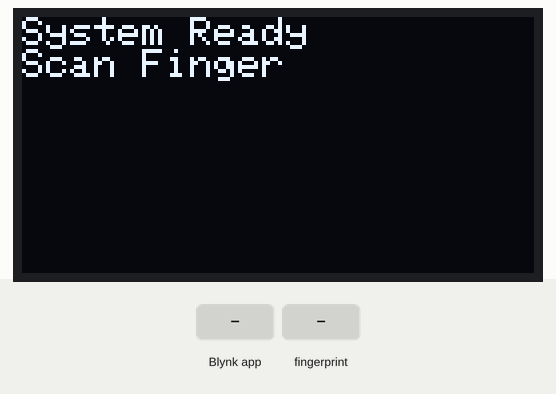
This program was run on a simulated ESP32. Shown: 128×64 one-colour display. The test bench sets the inputs (shaded band). WiFi joins after 1.5 s; servers stay silent unless stated; uploads are accepted with an empty reply; the local clock reads 2024-03-15 10:24:30 at power-on unless the program sets it; what the program prints to the serial monitor is not drawn.

Above: at 4.2 s.
4.3 s: Blynk app writes 1 to V1
At 4.9 s:
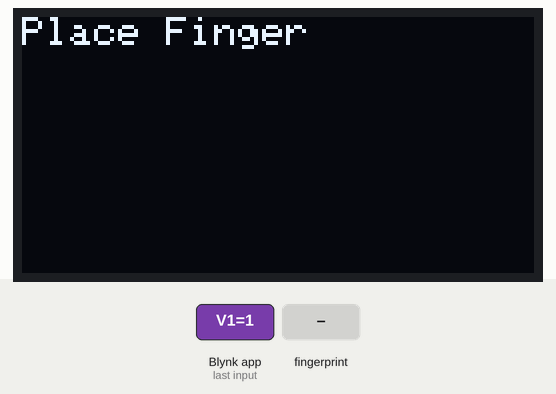
5.8 s: finger stored as number 1 placed on the sensor
At 7.5 s:
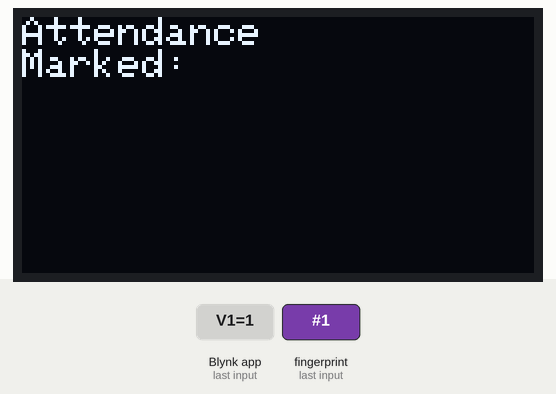
7.8 s: Blynk app writes 1 to V0
At 8.8 s:
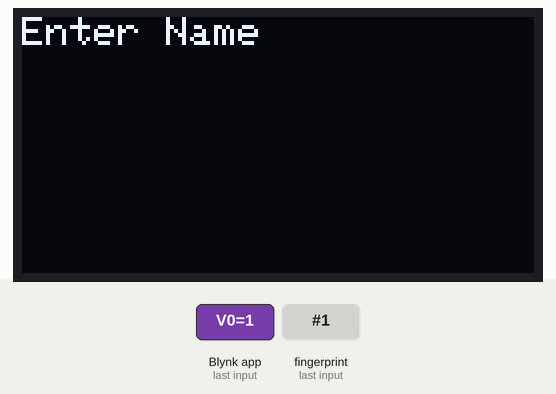
9.3 s: Blynk app writes 200 to V1
At 9.9 s:
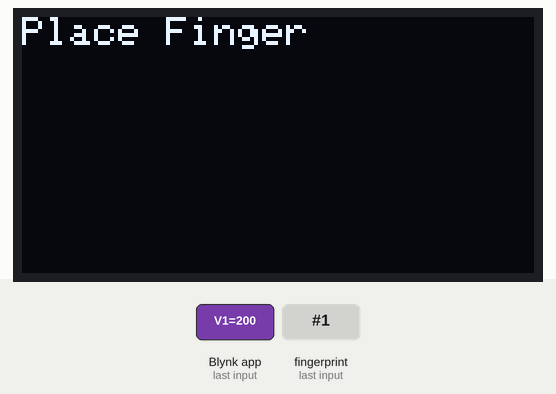
10.8 s: finger stored as number 1 placed on the sensor
At 12.3 s:
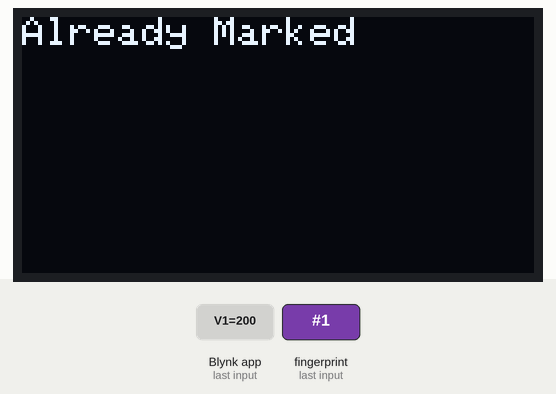
12.6 s: Blynk app writes 200 to V0
At 13.6 s:
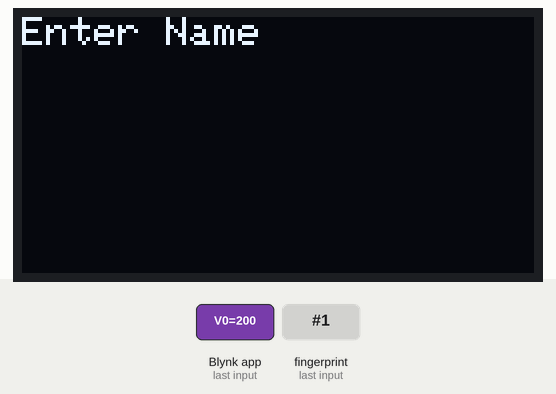
Timing chart, 0 to 15.1 s (numbered marks = the images above; inputs shaded):
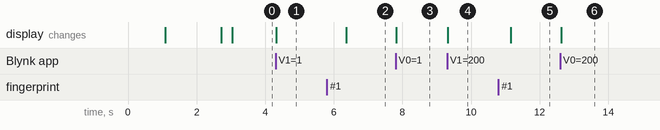

The program:

main.cpp
```cpp
/*******************************************************
 * Project: IoT Fingerprint Attendance System
 * Hardware: ESP32 + AS608 + OLED 0.96"
 * Cloud: Blynk + Google Sheets
 *******************************************************/

#define BLYNK_TEMPLATE_ID "TMPL6QzJtx4fV"
#define BLYNK_TEMPLATE_NAME "Fingerprint Attendance System"
#define BLYNK_AUTH_TOKEN "SUmGJS-2acHjOma3I7ieJaSzsdawXPcp"

#include <Wire.h>
#include <Adafruit_GFX.h>
#include <Adafruit_SSD1306.h>
#include <Adafruit_Fingerprint.h>
#include <WiFi.h>
#include <HTTPClient.h>
#include <BlynkSimpleEsp32.h>
#include <time.h>

// ---------------- WiFi & NTP ----------------
const char* ssid = "Warning";
const char* password = "Rohan1808";
const char* ntpServer = "pool.ntp.org";
const long gmtOffset_sec = 5*3600;   // Pakistan GMT+5
const int daylightOffset_sec = 0;

// ---------------- Google Sheets ----------------
const char* GOOGLE_URL = "https://script.google.com/macros/s/AKfycbyymSk3q1GZhldUBV8mJGpc7JuDoosStaIkitAyxZYenrHp6vhsUWugv2IZHVLhWcQ/exec"; // Deploy your Apps Script

// ---------------- Blynk Variables ----------------
bool enrollMode = false;
bool attendanceMode = false;
String newUserName = "";

// ---------------- OLED Setup ----------------
#define SCREEN_WIDTH 128
#define SCREEN_HEIGHT 64
#define OLED_RESET -1
Adafruit_SSD1306 display(SCREEN_WIDTH, SCREEN_HEIGHT, &Wire, OLED_RESET);

// ---------------- Fingerprint Setup ----------------
#define RX_PIN 16
#define TX_PIN 17
HardwareSerial mySerial(2);
Adafruit_Fingerprint finger(&mySerial);

// ---------------- User Storage ----------------
#define MAX_USERS 50
String userNames[MAX_USERS];           // Finger ID -> Name
String lastAttendanceDate[MAX_USERS];  // Track last attendance date to prevent duplicates

// ---------------- Function Prototypes ----------------
String getCurrentDateTime();
void sendData(int id);
void startEnrollment(String name);
void scanFingerprint();
void oledMessage(String line1, String line2);

// ---------------- Blynk Callbacks ----------------
BLYNK_WRITE(V0){ enrollMode = param.asInt(); }       // Enroll button
BLYNK_WRITE(V1){ attendanceMode = param.asInt(); }  // Attendance button
BLYNK_WRITE(V4){ newUserName = param.asStr(); }     // Name input

// ---------------- Setup ----------------
void setup() {
  Serial.begin(115200);

  // OLED Init
  if(!display.begin(SSD1306_SWITCHCAPVCC, 0x3C)){
    Serial.println("SSD1306 allocation failed");
    for(;;);
  }
  display.clearDisplay();
  oledMessage("System Booting", "Please wait...");

  // Fingerprint sensor init
  mySerial.begin(57600, SERIAL_8N1, RX_PIN, TX_PIN);
  finger.begin(57600); // returns void

  // Verify sensor
  uint8_t p = finger.getTemplateCount();
  if (p != FINGERPRINT_OK){
      oledMessage("Fingerprint", "Sensor Error!");
      Serial.println("Fingerprint sensor not found!");
      while(1);
  }
  Serial.println("Fingerprint sensor ready!");
  Serial.println("Templates stored: " + String(finger.templateCount));

  // WiFi
  WiFi.begin(ssid, password);
  oledMessage("Connecting", "to WiFi...");
  while (WiFi.status() != WL_CONNECTED) {
    Blynk.run(); // keep Blynk alive
    delay(200);
    Serial.print(".");
  }
  oledMessage("WiFi Connected", WiFi.localIP().toString());

  // NTP Time
  configTime(gmtOffset_sec, daylightOffset_sec, ntpServer);
  struct tm timeinfo;
  Serial.println("Waiting for NTP time...");
  while(!getLocalTime(&timeinfo)){
      delay(500);
      Serial.print(".");
  }
  Serial.println("Time synced!");

  // Blynk
  Blynk.begin(BLYNK_AUTH_TOKEN, ssid, password);

  oledMessage("System Ready", "Scan Finger");
}

// ---------------- Loop ----------------
void loop() {
  Blynk.run();

  // Enrollment workflow
  if(enrollMode){
    if(newUserName == ""){
      Blynk.virtualWrite(V2, "Enter Name First!");
      oledMessage("Enter Name", "");
    } else {
      startEnrollment(newUserName);
      newUserName = "";
    }
    enrollMode = false;
  }

  // Attendance workflow
  if(attendanceMode){
    scanFingerprint();
    attendanceMode = false;
  }
}

// ---------------- OLED ----------------
void oledMessage(String line1, String line2){
  display.clearDisplay();
  display.setTextSize(1);
  display.setTextColor(SSD1306_WHITE);
  display.setCursor(0,0);
  display.println(line1);
  display.println(line2);
  display.display();
}

// ---------------- Time ----------------
String getCurrentDateTime(){
  struct tm timeinfo;
  if(!getLocalTime(&timeinfo)){
    Serial.println("Failed to obtain time");
    return "00-00-0000|00:00";
  }
  char dateStr[11];
  char timeStr[6];
  strftime(dateStr, sizeof(dateStr), "%d-%m-%Y", &timeinfo);
  strftime(timeStr, sizeof(timeStr), "%H:%M", &timeinfo);
  return String(dateStr) + "|" + String(timeStr);
}

// ---------------- Google Sheets ----------------
void sendData(int id){
  if(WiFi.status() == WL_CONNECTED){
    HTTPClient http;
    String dt = getCurrentDateTime();
    int sep = dt.indexOf("|");
    String currentDate = dt.substring(0, sep);
    String currentTime = dt.substring(sep+1);

    // Prevent duplicate attendance for today
    if(lastAttendanceDate[id] == currentDate){
        Serial.println("Attendance already marked today for ID: " + String(id));
        Blynk.virtualWrite(V2, "Already marked today: " + userNames[id]);
        oledMessage("Already Marked", userNames[id]);
        return;
    }
    lastAttendanceDate[id] = currentDate;

    String url = String(GOOGLE_URL) +
      "?id=" + String(id) +
      "&name=" + userNames[id] +
      "&date=" + currentDate +
      "&time=" + currentTime;

    http.begin(url);
    int httpResponseCode = http.GET();
    if(httpResponseCode>0){
      Serial.println("Data sent to Google Sheets");
      Blynk.virtualWrite(V2, "Attendance Marked: " + userNames[id]);
      Blynk.virtualWrite(V3, userNames[id]);
      oledMessage("Attendance", "Marked: " + userNames[id]);
    } else{
      Serial.println("Error sending data");
      Blynk.virtualWrite(V2, "Error sending data");
      oledMessage("Error!", "Data not sent");
    }
    http.end();
  }
}

// ---------------- Enrollment ----------------
void startEnrollment(String name){
    int id = 1;
    while(userNames[id] != "" && id < MAX_USERS) id++;
    userNames[id] = name;

    oledMessage("Place Finger", name);
    Serial.println("Place finger to enroll...");
    while(finger.getImage() != FINGERPRINT_OK){
      Blynk.run();
      delay(100);
    }
    finger.image2Tz(1);

    oledMessage("Remove Finger", "");
    Serial.println("Remove finger");
    delay(2000);

    oledMessage("Place Again", "");
    while(finger.getImage() != FINGERPRINT_OK){
      Blynk.run();
      delay(100);
    }
    finger.image2Tz(2);

    finger.createModel();
    finger.storeModel(id);

    oledMessage("Enrolled!", name);
    Serial.println("Fingerprint stored for: " + name);

    Blynk.virtualWrite(V2, "Enrolled: " + name);
    Blynk.virtualWrite(V3, name);
}

// ---------------- Attendance ----------------
void scanFingerprint(){
  oledMessage("Place Finger", "");
  Serial.println("Place finger for attendance");
  while(finger.getImage() != FINGERPRINT_OK){
    Blynk.run();
    delay(100);
  }
  finger.image2Tz();
  if(finger.fingerFastSearch() == FINGERPRINT_OK){
    int id = finger.fingerID;
    Serial.println("Fingerprint matched ID: " + String(id));
    sendData(id);
  } else{
    Serial.println("Fingerprint not recognized");
    Blynk.virtualWrite(V2, "Fingerprint Not Recognized");
    oledMessage("Not Recognized","");
  }
}
```

Measured:
- after the input at 4.3 s, the display: changes at once (image 1)
- after the input at 5.8 s, the display: changes after 0.56 s (image 2)
- after the input at 7.8 s, the display: changes at once (image 3)
- after the input at 9.3 s, the display: changes at once (image 4)
- after the input at 10.8 s, the display: changes after 0.36 s (image 5)
- after the input at 12.6 s, the display: changes at once (image 6)
